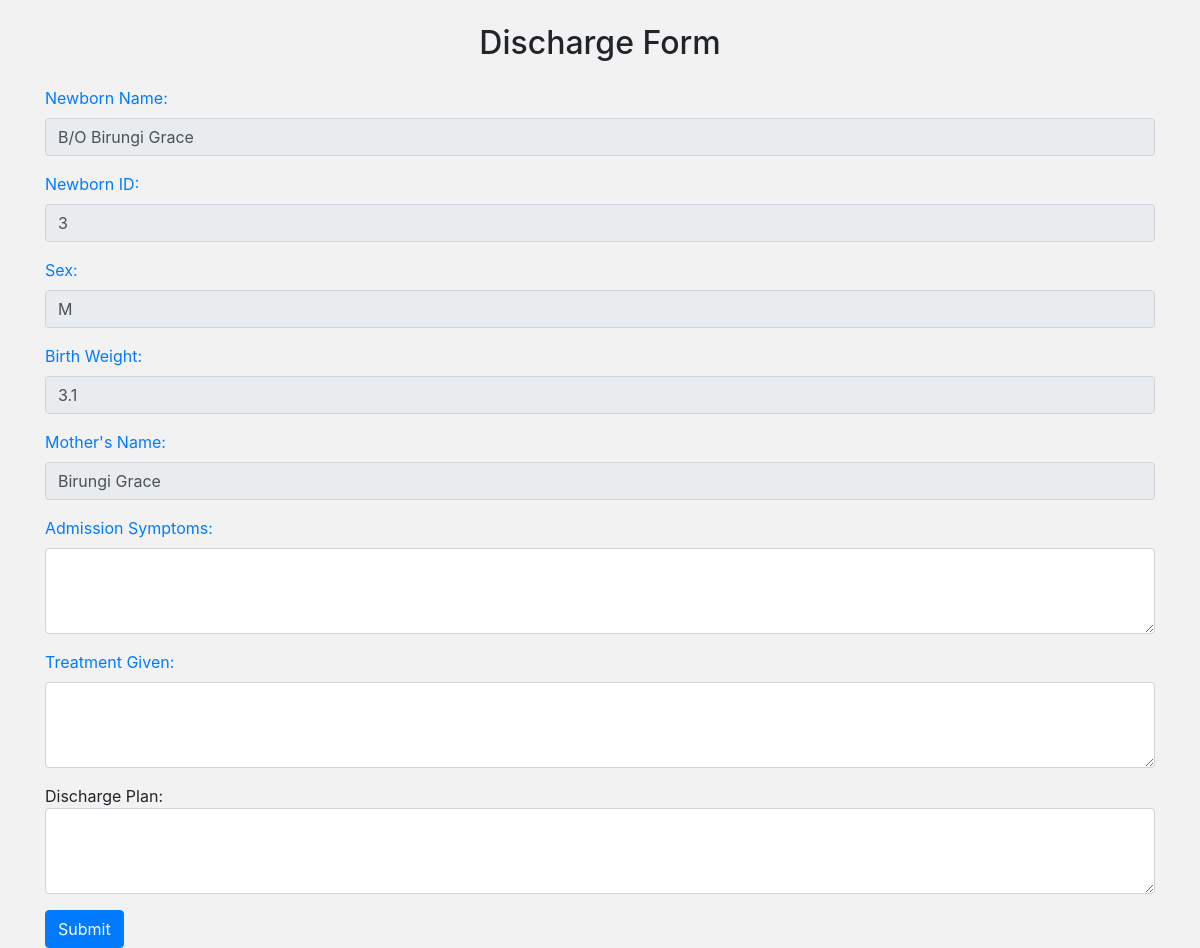
The app's page /newborn/discharge/3/ with its own data.
### newborn/models.py (models this page shows, shortened)
class NewbornAdmission(models.Model):
    PLACE_OF_BIRTH_CHOICES = [
        ('Hospital', 'Hospital'),
        ('Along the road', 'Along the road'),
        ('Home', 'Home'),
    ]
    MODE_OF_DELIVERY_CHOICES = [
        ('SVD', 'SVD (Spontaneous Vaginal Delivery)'),
        ('C/S', 'C/S (Caesarean Section)'),
    ]
    MEANS_OF_TRANSPORT_CHOICES = [
        ('Ambulance', 'Ambulance'),
        ('Public means', 'Public means'),
    ]
    YES_NO_CHOICES = [
        ('Yes', 'Yes'),
        ('No', 'No'),
    ]
    SEX = [
        ('M', 'M'),
        ('F', 'F'),
    ]
    admission_date = models.DateTimeField()
    name = models.CharField(max_length=100)
    sex = models.CharField(max_length=100, choices=SEX)
    birth_weight = models.DecimalField(max_digits=2, decimal_places=1)
    delivery_date = models.DateTimeField()
    place_of_birth = models.CharField(max_length=20, choices=PLACE_OF_BIRTH_CHOICES)
    hospital_name = models.CharField(max_length=100, blank=True, null=True)
    mode_of_delivery = models.CharField(max_length=3, choices=MODE_OF_DELIVERY_CHOICES)
    indication = models.CharField(max_length=100, blank=True, null=True)
    resuscitation_done = models.CharField(max_length=3, choices=YES_NO_CHOICES)
    resuscitation_choices_1 = models.BooleanField(verbose_name='Bag&Mask', default=False, blank=True)
    resuscitation_choices_2 = models.BooleanField(verbose_name='Oxygen', default=False, blank=True)
    referred_in = models.CharField(max_length=3, choices=YES_NO_CHOICES)
    facility_name = models.CharField(max_length=100, blank=True, null=True)
    referral_date_time = models.DateTimeField(blank=True, null=True)
    reason_for_referral = models.CharField(max_length=100, blank=True, null=True)
    means_of_transport = models.CharField(max_length=20, choices=MEANS_OF_TRANSPORT_CHOICES, blank=True, null=True)
    oxygen_transport = models.CharField(max_length=3, choices=YES_NO_CHOICES, blank=True, null=True)
    mother = models.ForeignKey(MotherDetails, on_delete=models.CASCADE, null=True)

class MotherDetails(models.Model):
    name = models.CharField(max_length=50)
    age = models.IntegerField(default=28)
    blood_group = models.CharField(max_length=50, choices=BLOOD_GROUP)
    parity = models.CharField(max_length=100)
    number_of_living_children = models.CharField(max_length=100)
    hiv_status = models.CharField(max_length=50, choices=HIV_STATUS)
    level_of_education = models.CharField(max_length=50, choices=LEVEL_OF_EDUCATION)
    occupation = models.CharField(max_length=50, choices=OCCUPATION)
    location = models.ForeignKey(MotherLocation, on_delete=models.CASCADE, null=True)

### newborn/views.py (the view)
# urls.py: path('newborn/discharge/<int:pk>/', views.discharge_form, name='discharge'),
def discharge_form(request, pk):
    newborn = NewbornAdmission.objects.get(pk=pk)
    return render(request, 'newborn/discharge_form.html', {'newborn': newborn})

### newborn/templates/newborn/discharge_form.html (shortened to what this page needs)
<!DOCTYPE html>
<html>
<head>
	<link rel="stylesheet" href="https://maxcdn.bootstrapcdn.com/bootstrap/4.5.2/css/bootstrap.min.css">
</head>
<body>
	<div class="container">
		<h2 class="text-center my-4">Discharge Form</h2>
		<form>
			<div class="form-group">
				<label for="newborn-name">Newborn Name:</label>
				<input type="text" class="form-control" id="newborn-name" value="{{ newborn.name }}" disabled>
			</div>
			<div class="form-group">
				<label for="newborn-id">Newborn ID:</label>
				<input type="text" class="form-control" id="newborn-id" value="{{ newborn.id }}" disabled>
			</div>
			<div class="form-group">
				<label for="sex">Sex:</label>
				<input type="text" class="form-control" id="sex" value="{{ newborn.sex }}" disabled>
			</div>
			<div class="form-group">
				<label for="birth-weight">Birth Weight:</label>
				<input type="text" class="form-control" id="birth-weight" value="{{ newborn.birth_weight }}" disabled>
			</div>
			<div class="form-group">
				<label for="mother-name">Mother's Name:</label>
				<input type="text" class="form-control" id="mother-name" value="{{ newborn.mother.name }}" disabled>
			</div>
			<div class="form-group">
				<label for="admission-symptoms">Admission Symptoms:</label>
				<textarea class="form-control" id="admission-symptoms" rows="3"></textarea>
			</div>
			<div class="form-group">
				<label for="treatment-given">Treatment Given:</label>
				<textarea class="form-control" id="treatment-given" rows="3"></textarea>
			</div>
			<div class="form-group">
				<labelfor="discharge-plan">Discharge Plan:</label>
			<textarea class="form-control" id="discharge-plan" rows="3"></textarea>
			</div>
			<button type="submit" class="btn btn-primary">Submit</button>
		</form>
	</div>
</body>
</html>

### newborn/templates/newborn/discharge_form.html (style rules this page uses)
body { background-color: #f2f2f2; }
.form-group label { color: #007bff; }
.btn-primary { background-color: #007bff; border-color: #007bff; }

### records on screen
NewbornAdmission: name "B/O Birungi Grace", id "3", sex "M", birth_weight "3.1", mother.name "Birungi Grace"
